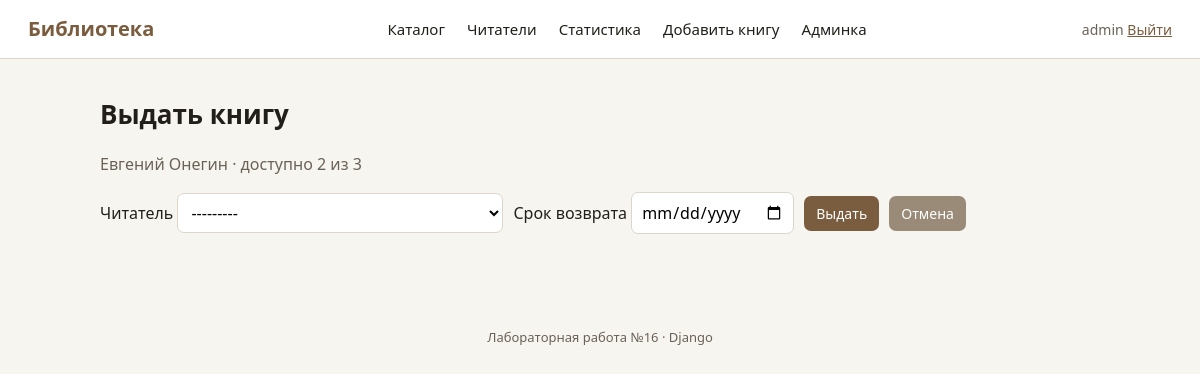
Page /books/1/borrow/ (signed in) on the committed database.
### library/models.py (models this page shows, shortened)
class Book(models.Model):
    title = models.CharField("название", max_length=200, db_index=True)
    author = models.ForeignKey(
        Author,
        verbose_name="автор",
        on_delete=models.CASCADE,
        related_name="books",
    )
    genres = models.ManyToManyField(Genre, verbose_name="жанры", related_name="books", blank=True)
    year = models.PositiveIntegerField(
        "год издания",
        validators=[MinValueValidator(1400), MaxValueValidator(2100)],
    )
    isbn = models.CharField("ISBN", max_length=13, unique=True)
    price = models.DecimalField(
        "цена",
        max_digits=10,
        decimal_places=2,
        validators=[MinValueValidator(0)],
        default=0,
    )
    copies_total = models.PositiveIntegerField("всего экземпляров", default=1)
    copies_available = models.PositiveIntegerField("доступно", default=1)
    description = models.TextField("описание", blank=True)
    class Meta:
        ordering = ["title"]
        verbose_name = "Книга"
        verbose_name_plural = "Книги"
        constraints = [
            models.CheckConstraint(
                condition=models.Q(year__gte=1400, year__lte=2100),
                name="ck_book_year",
            ),
            models.CheckConstraint(
                condition=models.Q(copies_available__lte=models.F("copies_total")),
                name="ck_book_copies",
            ),
        ]

### library/views.py (the view, shortened to what this page needs)
# urls.py: path("books/<int:pk>/borrow/", views.borrow_book, name="book_borrow"),
@staff_member_required
def borrow_book(request, pk: int):
    book = get_object_or_404(Book, pk=pk)
    form = LoanForm(request.POST or None, book=book)
    return render(request, "library/loan_form.html", {"book": book, "form": form})

### library/forms.py (shortened to what this page needs)
class LoanForm(forms.ModelForm):
    class Meta:
        model = Loan
        fields = ["reader", "due_date"]
        widgets = {"due_date": forms.DateInput(attrs={"type": "date"})}
    def __init__(self, *args, book: Book, **kwargs):
        super().__init__(*args, **kwargs)
        self.book = book
        self.fields["due_date"].initial = date.today() + timedelta(days=14)

### library/models.py (called while the page is built)
    def __str__(self) -> str:
        return f"{self.full_name} ({self.email})"

### templates/library/loan_form.html (shortened to what this page needs)
{% extends "base.html" %}
{% block content %}
<h1>Выдать книгу</h1>
<p class="subtitle">{{ book.title }} · доступно {{ book.copies_available }} из {{ book.copies_total }}</p>
<form method="post" class="form">
    {% for field in form %}
        <label>{{ field.label }}
            {{ field }}
        </label>
    {% endfor %}
    <button type="submit" class="button">Выдать</button>
    <a class="button button--secondary" href="{% url 'library:book_detail' book.pk %}">Отмена</a>
</form>
{% endblock %}

### templates/base.html (shortened to what this page needs)
{% load static %}
<!DOCTYPE html>
<html lang="ru">
<head>
    <link rel="stylesheet" href="{% static 'css/style.css' %}">
</head>
<body>
<header class="topbar">
    <a class="brand" href="{% url 'library:index' %}">Библиотека</a>
    <nav>
        <a href="{% url 'library:book_list' %}">Каталог</a>
        <a href="{% url 'library:readers' %}">Читатели</a>
        <a href="{% url 'library:statistics' %}">Статистика</a>
        {% if user.is_staff %}<a href="{% url 'library:book_create' %}">Добавить книгу</a>{% endif %}
        {% if user.is_staff %}<a href="/admin/">Админка</a>{% endif %}
    </nav>
    <div class="user">
        {% if user.is_authenticated %}
            {{ user.username }}
            <form method="post" action="{% url 'logout' %}" class="inline">
                <button type="submit" class="link">Выйти</button>
            </form>
        {% else %}
            <a href="{% url 'login' %}">Войти</a>
        {% endif %}
    </div>
</header>
<main>
    {% block content %}{% endblock %}
</main>
<footer class="footer">Лабораторная работа №16 · Django</footer>
</body>
</html>

### static/css/style.css (style rules this page uses)
:root { --bg: #f7f5f0; --ink: #221f1a; --accent: #7a5c3e; --border: #ddd5c8; --card: #ffffff; }
* { box-sizing: border-box; }
body { margin: 0; background: var(--bg); color: var(--ink); font-family: "Segoe UI", "PT Sans", sans-serif; line-height: 1.5; }
.topbar { display: flex; align-items: center; justify-content: space-between; padding: 14px 28px; background: var(--card); border-bottom: 1px solid var(--border); }
.brand { font-size: 20px; font-weight: 600; color: var(--accent); text-decoration: none; }
nav a { margin-left: 18px; color: var(--ink); text-decoration: none; font-size: 15px; }
main { max-width: 1040px; margin: 0 auto; padding: 28px 20px 60px; }
h1 { font-size: 26px; margin: 8px 0 18px; }
.filters, .form { display: flex; flex-wrap: wrap; gap: 10px; align-items: center; margin-bottom: 18px; }
input, select, button { font: inherit; padding: 7px 9px; border: 1px solid var(--border); border-radius: 7px; background: var(--card); }
.button { display: inline-block; padding: 7px 12px; border-radius: 7px; background: var(--accent); color: #fff; text-decoration: none; border: none; cursor: pointer; font-size: 14px; }
.button--secondary { background: #9a8b78; }
.inline { display: inline; }
.subtitle { color: #6b6257; }
.footer { text-align: center; padding: 16px; color: #6b6257; font-size: 13px; }
.user { font-size: 14px; color: #6b6257; }
.link { background: none; border: none; color: var(--accent); cursor: pointer; text-decoration: underline; padding: 0; }

### rows in the picture
Book: title "Евгений Онегин", copies_available "2", copies_total "3"

### other values in the picture
{{ user.username }} "admin"
{{ field.label }} "Читатель" "Срок возврата"
